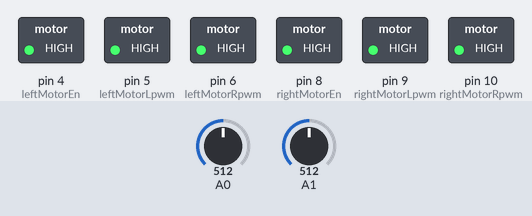
Simulated run of this sketch. Board: Arduino Uno, built with avr-gcc and run on an emulated ATmega328P. On the bench: switched loads named in the sketch (green lamp = pin HIGH). The test bench sets the inputs (shaded band); at power-on: A0 = 512, A1 = 512.

Above: at 1.2 s.
1.3 s: A0 set to 559
2.8 s: A0 set to 583
At 3.6 s:
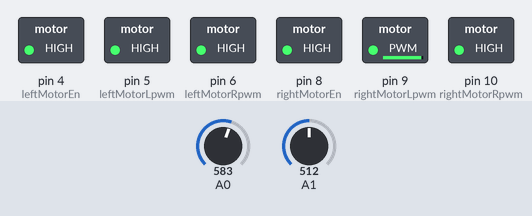
4.3 s: A1 set to 554
5.8 s: A1 set to 580
At 6.4 s:
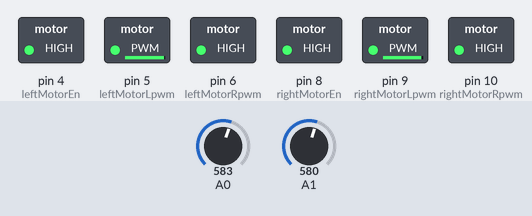
7.3 s: A0 set to 716
At 7.8 s:
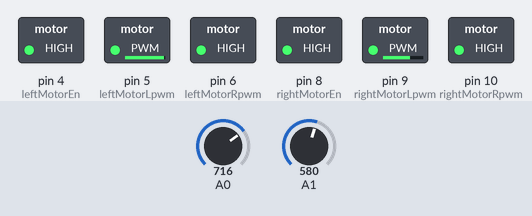
8.8 s: A1 set to 716
At 9.2 s:
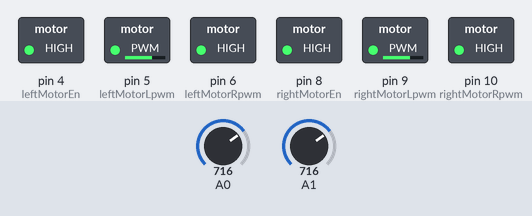
Timing chart, 0 to 11.3 s (numbered marks = the images above; inputs shaded):
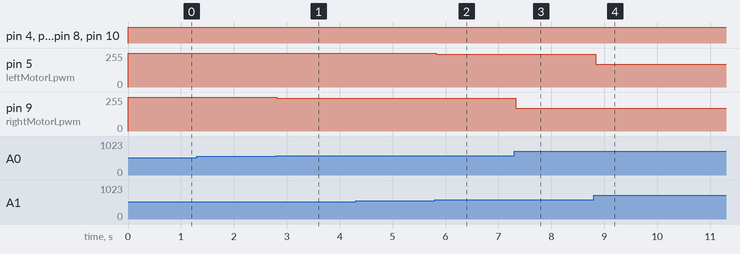

The sketch:

IMS_1_Test_081014.ino
```cpp
//Left motor constants
const int leftMotorEn = 4;
const int leftMotorLpwm = 5;
const int leftMotorRpwm = 6;

//Right motor constants
const int rightMotorEn = 8;
const int rightMotorLpwm = 9;
const int rightMotorRpwm = 10;

int rmSpeed;
int lmSpeed;
int aRead;
int sendSpeed;

void setup() {
  //Serial.begin(9600);
  //set pinmode for left motor
  pinMode(leftMotorLpwm, OUTPUT);
  pinMode(leftMotorRpwm, OUTPUT);
  pinMode(leftMotorEn, OUTPUT);
  //set pinmode for right motor
  pinMode(rightMotorLpwm, OUTPUT);
  pinMode(rightMotorRpwm, OUTPUT);
  pinMode(rightMotorEn, OUTPUT);

}

void loop() {

//read input from A1 and generate left motor speed value
aRead = analogRead(A1);
aRead = constrain(aRead, 0, 1023);
lmSpeed = map(aRead,0,1023, 0, 255);
lmSpeed = constrain(lmSpeed, 0, 255);


//read input from A0 and generate right motor speed value
aRead = analogRead(A0);
aRead = constrain(aRead, 0, 1023);
rmSpeed = map(aRead,0,1023, 0, 255);
rmSpeed = constrain(rmSpeed, 0, 255);


// ***** Left Motor Logic *****
    if (lmSpeed > 110 && lmSpeed < 140) {  // DO NOTHING
      drive(0, 255, 0);  // drive(int motorSel, int pwm, int reverse)
    }
    if (lmSpeed > 140){ // MOVE FORWARD
        sendSpeed = map(lmSpeed, 140, 255, 255, 0);
        sendSpeed = constrain(sendSpeed, 0, 255);
        drive(0, sendSpeed, 0); //left motor, motor speed, forward
    }
    if (lmSpeed < 110){ // MOVE IN REVERSE
      sendSpeed = map(lmSpeed, 0, 110, 255, 0);
      sendSpeed = constrain(sendSpeed, 0, 255);
      sendSpeed = 255 - sendSpeed;
      drive(0, sendSpeed,1);
    }

// ***** Right Motor Logic *****
    if (rmSpeed > 110 && rmSpeed < 140) {  // DO NOTHING
      drive(1, 255, 0);  // drive(int motorSel, int pwm, int reverse)
    }

    if (rmSpeed > 140){   // MOVE FORWARD
        sendSpeed = map(rmSpeed, 140, 255, 255, 0);
        sendSpeed = constrain(sendSpeed, 0, 255);
        drive(1, sendSpeed, 0); //right motor, motor speed, forward
    }
    if (rmSpeed < 110){  // MOVE IN REVERSE
      sendSpeed = map(rmSpeed, 0, 110, 255, 0);
      sendSpeed = constrain(sendSpeed, 0, 255);
      sendSpeed = 255 - sendSpeed;
      drive(1, sendSpeed,1);
    }
    delay(100);       //for 100ms
}


void drive(int motorSel, int pwm, int reverse){
  //motorSel - pass 0 for left motor, 1 for right
  //pwm - the speed (0 max, 255 stop)
  //dir - direction of motor (0 forward, 1 reverse)

  int lpwmPin;  //used for pin number storage
  int rpwmPin;  //used for pin number storage

   if(motorSel==0) {  // LEFT MOTOR SELECTED
    lpwmPin = leftMotorLpwm;  // MAP lpwmPin to LEFT Motor
    rpwmPin = leftMotorRpwm;  // MAP rpwmPin to LEFT Motor
    digitalWrite(leftMotorEn, HIGH);  //Enable Left Motor
  }

  if(motorSel==1){  //if right motor is selected
    lpwmPin = rightMotorLpwm;  //MAP LPWMPIN TO RIGHT MOTOR
    rpwmPin = rightMotorRpwm;  //MAP RPWMPIN TO RIGHT MOTOR
    digitalWrite(rightMotorEn, HIGH);  //Enable Right Motor
  }

  if (reverse == 1){  //reverse = 1 for reverse, reverse = 0 for forward
    analogWrite(rpwmPin, pwm);
    analogWrite(lpwmPin, 255);
  }
 if (reverse == 0) {
    analogWrite(lpwmPin, pwm);
    analogWrite(rpwmPin, 255);
  }
}

void disableAll(){
  digitalWrite(leftMotorEn, LOW);
  digitalWrite(rightMotorEn, LOW);
}
```

Measured:
- after the input at 1.3 s, every drawn part: stays the same
- after the input at 2.8 s, pin 9 (rightMotorLpwm): 255/255 → 244/255 at once
- after the input at 4.3 s, every drawn part: stays the same
- after the input at 5.8 s, pin 5 (leftMotorLpwm): 255/255 → 247/255 at once
- after the input at 7.3 s, pin 9 (rightMotorLpwm): 244/255 → 171/255 at once
- after the input at 8.8 s, pin 5 (leftMotorLpwm): 247/255 → 171/255 at once
